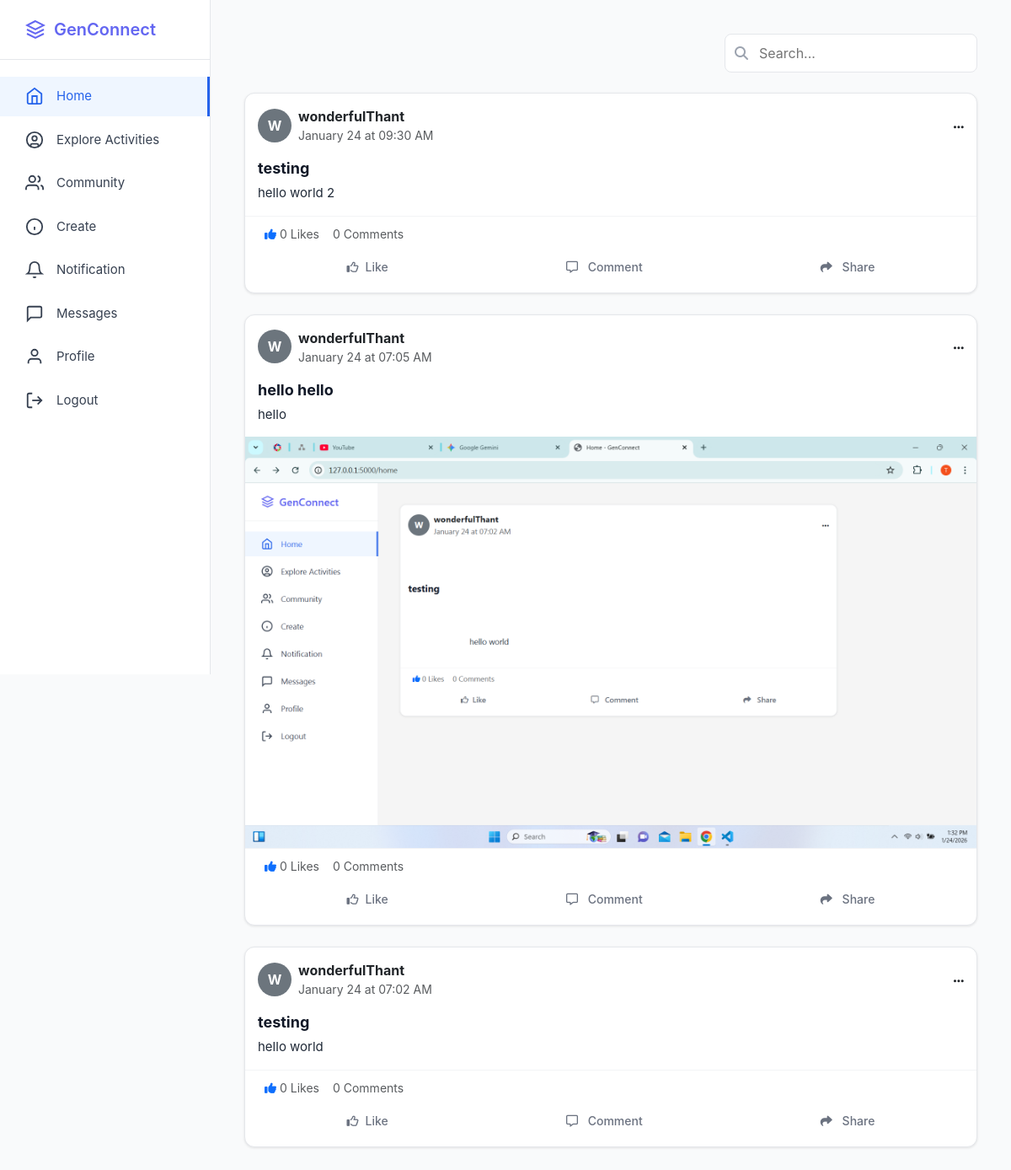
Page /home (signed in) on the committed database.
### app.py (models this page shows, shortened)
class Post(db.Model):
    __tablename__ = 'posts'
    id = db.Column(db.Integer, primary_key=True)
    title = db.Column(db.String(200), nullable=True)
    content = db.Column(db.Text, nullable=False)
    media_file = db.Column(db.String(255), nullable=True) # Replaces image_url
    media_type = db.Column(db.String(10), nullable=True)  # 'image' or 'video'
    user_id = db.Column(db.Integer, db.ForeignKey('users.id'), nullable=False)
    created_at = db.Column(db.DateTime, default=datetime.utcnow)
    comments = db.relationship('Comment', backref='post', lazy=True, cascade='all, delete-orphan')
    likes = db.relationship('Like', backref='post', lazy=True, cascade='all, delete-orphan')
    def user_has_liked(self, user_id):
        return Like.query.filter_by(user_id=user_id, post_id=self.id).first() is not None

class User(db.Model):
    __tablename__ = 'users'
    id = db.Column(db.Integer, primary_key=True)
    username = db.Column(db.String(80), unique=True, nullable=False)
    email = db.Column(db.String(120), unique=True, nullable=False)
    fullname = db.Column(db.String(100), nullable=True)
    password_hash = db.Column(db.String(255), nullable=False)
    bio = db.Column(db.Text, nullable=True)
    interests = db.Column(db.String(255), nullable=True)
    profile_picture = db.Column(db.String(255), default='default.jpg')
    banner_image = db.Column(db.String(255), default='default_banner.jpg')
    member_type = db.Column(db.String(50), default='Youth Member')
    created_at = db.Column(db.DateTime, default=datetime.utcnow)
    posts = db.relationship('Post', backref='author', lazy=True, cascade='all, delete-orphan')
    comments = db.relationship('Comment', backref='author', lazy=True, cascade='all, delete-orphan')
    likes = db.relationship('Like', backref='user', lazy=True, cascade='all, delete-orphan')
    community_memberships = db.relationship('CommunityMember', backref='user', lazy=True, cascade='all, delete-orphan')
    sent_messages = db.relationship('Message', foreign_keys='Message.sender_id', backref='sender', lazy='dynamic', cascade='all, delete-orphan')
    received_messages = db.relationship('Message', foreign_keys='Message.receiver_id', backref='receiver', lazy='dynamic', cascade='all, delete-orphan')
    contacts_initiated = db.relationship('Contact', foreign_keys='Contact.user_id', backref='user', lazy='dynamic', cascade='all, delete-orphan')
    contacts_received = db.relationship('Contact', foreign_keys='Contact.contact_user_id', backref='contact_user', lazy='dynamic', cascade='all, delete-orphan')
    followers = db.relationship('Follow', foreign_keys='Follow.followed_id', backref='followed_user', lazy='dynamic', cascade='all, delete-orphan')
    following = db.relationship('Follow', foreign_keys='Follow.follower_id', backref='follower_user', lazy='dynamic', cascade='all, delete-orphan')

### app.py (the view)
@app.route('/home')
def home():
    if 'user_id' not in session: return redirect(url_for('login'))
    current_user = User.query.get(session['user_id'])
    if not current_user:
        session.clear()
        return redirect(url_for('login'))
    posts = Post.query.order_by(Post.created_at.desc()).all()
    return render_template('home.html', posts=posts, current_user=current_user)

### templates/home.html (shortened to what this page needs)
{% extends "base.html" %}
{% block extra_css %}
<link rel="stylesheet" href="https://cdnjs.cloudflare.com/ajax/libs/font-awesome/6.4.0/css/all.min.css">
{% endblock %}
{% block content %}
<div class="container">
    <aside class="sidebar">
        <div class="sidebar-logo">
            <a href="/" class="logo">
                <svg width="24" height="24" viewBox="0 0 24 24" fill="none" stroke="currentColor" stroke-width="2">
                    <path d="M12 2L2 7l10 5 10-5-10-5z"/>
                    <path d="M2 17l10 5 10-5"/>
                    <path d="M2 12l10 5 10-5"/>
                </svg>
                <span>GenConnect</span>
            </a>
        </div>
        <ul class="sidebar-nav">
            <li>
                <a href="{{ url_for('home') }}" class="active">
                    <svg width="24" height="24" viewBox="0 0 24 24" fill="none" stroke="currentColor" stroke-width="2">
                        <path d="m3 9 9-7 9 7v11a2 2 0 0 1-2 2H5a2 2 0 0 1-2-2z"/>
                        <polyline points="9 22 9 12 15 12 15 22"/>
                    </svg>
                    <span>Home</span>
                </a>
            </li>
            <li>
                <a href="#">
                    <svg width="24" height="24" viewBox="0 0 24 24" fill="none" stroke="currentColor" stroke-width="2">
                        <circle cx="12" cy="12" r="10"/>
                        <circle cx="12" cy="10" r="3"/>
                        <path d="M7 20.662V19a2 2 0 0 1 2-2h6a2 2 0 0 1 2 2v1.662"/>
                    </svg>
                    <span>Explore Activities</span>
                </a>
            </li>
            <li>
                <a href="#">
                    <svg width="24" height="24" viewBox="0 0 24 24" fill="none" stroke="currentColor" stroke-width="2">
                        <path d="M17 21v-2a4 4 0 0 0-4-4H5a4 4 0 0 0-4 4v2"/>
                        <circle cx="9" cy="7" r="4"/>
                        <path d="M23 21v-2a4 4 0 0 0-3-3.87"/>
                        <path d="M16 3.13a4 4 0 0 1 0 7.75"/>
                    </svg>
                    <span>Community</span>
                </a>
            </li>
            <li>
                <a href="{{ url_for('create_post') }}">
                    <svg width="24" height="24" viewBox="0 0 24 24" fill="none" stroke="currentColor" stroke-width="2">
                        <circle cx="12" cy="12" r="10"/>
                        <line x1="12" y1="16" x2="12" y2="12"/>
                        <line x1="12" y1="8" x2="12.01" y2="8"/>
                    </svg>
                    <span>Create</span>
                </a>
            </li>
            <li>
                <a href="/notifications">
                    <svg width="24" height="24" viewBox="0 0 24 24" fill="none" stroke="currentColor" stroke-width="2">
                        <path d="M18 8A6 6 0 0 0 6 8c0 7-3 9-3 9h18s-3-2-3-9"/>
                        <path d="M13.73 21a2 2 0 0 1-3.46 0"/>
                    </svg>
                    <span>Notification</span>
                </a>
            </li>
            <li>
                <a href="{{ url_for('messages') }}">
                    <svg width="24" height="24" viewBox="0 0 24 24" fill="none" stroke="currentColor" stroke-width="2">
                        <path d="M21 15a2 2 0 0 1-2 2H7l-4 4V5a2 2 0 0 1 2-2h14a2 2 0 0 1 2 2z"/>
                    </svg>
                    <span>Messages</span>
                </a>
            </li>
            <li>
                <a href="{{ url_for('profile') }}">
                    <svg width="24" height="24" viewBox="0 0 24 24" fill="none" stroke="currentColor" stroke-width="2">
                        <path d="M20 21v-2a4 4 0 0 0-4-4H8a4 4 0 0 0-4 4v2"/>
                        <circle cx="12" cy="7" r="4"/>
                    </svg>
                    <span>Profile</span>
                </a>
            </li>
            <li>
                <a href="{{ url_for('logout') }}">
                    <svg width="24" height="24" viewBox="0 0 24 24" fill="none" stroke="currentColor" stroke-width="2">
                        <path d="M9 21H5a2 2 0 0 1-2-2V5a2 2 0 0 1 2-2h4"/>
                        <polyline points="16 17 21 12 16 7"/>
                        <line x1="21" y1="12" x2="9" y2="12"/>
                    </svg>
                    <span>Logout</span>
                </a>
            </li>
        </ul>
    </aside>
    <main class="main-feed">
        <div class="search-section mb-4" style="display: flex; justify-content: flex-end;">
            <form action="{{ url_for('search') }}" method="GET" style="position: relative; width: 300px;">
                <input type="text" name="q" placeholder="Search..."
                       style="width: 100%; padding: 10px 15px 10px 40px; border: 1px solid #e5e7eb; border-radius: 8px; outline: none;">
                <i class="fas fa-search" style="position: absolute; left: 12px; top: 50%; transform: translateY(-50%); color: #9ca3af;"></i>
            </form>
        </div>
        <div class="feed-posts">
            {% if posts %}
                {% for post in posts %}
                <div class="post" id="post-container-{{ post.id }}">
                    <div id="post-visible-{{ post.id }}">
                        <div class="post-header">
                            <div class="d-flex align-items-center gap-2">
                                <div class="rounded-circle bg-secondary text-white d-flex justify-content-center align-items-center" style="width: 40px; height: 40px; font-weight: bold;">
                                    {{ post.author.username[0] | upper }}
                                </div>
                                <div>
                                    <div class="fw-bold text-dark">{{ post.author.username }}</div>
                                    <div class="text-muted small">{{ post.created_at.strftime('%B %d at %I:%M %p') }}</div>
                                </div>
                            </div>
                            <div class="dropdown">
                                <button class="btn btn-link text-dark text-decoration-none p-0" type="button" data-bs-toggle="dropdown">
                                    <i class="fas fa-ellipsis-h"></i>
                                </button>
                            </div>
                        </div>
                        <a href="{{ url_for('post_details', post_id=post.id) }}" class="text-decoration-none text-dark">
                            {% if post.title %}
                            <div class="post-title">{{ post.title }}</div>
                            {% endif %}
                            <div class="post-content">{{ post.content }}</div>
                            {% if post.media_file %}
                                <div class="post-media">
                                    {% if post.media_type == 'video' %}
                                        <video src="{{ url_for('uploaded_file', filename=post.media_file) }}" controls></video>
                                    {% else %}
                                        <img src="{{ url_for('uploaded_file', filename=post.media_file) }}" alt="Post content">
                                    {% endif %}
                                </div>
                            {% endif %}
                        </a>
                        <div class="post-footer">
                            <div class="d-flex align-items-center gap-3 px-2 mb-2 small text-muted">
                                <span><i class="fas fa-thumbs-up text-primary"></i> {{ post.likes|length }} Likes</span>
                                <span>{{ post.comments|length }} Comments</span>
                            </div>
                            <div class="d-flex justify-content-around">
                                <a href="{{ url_for('like_post', post_id=post.id) }}" class="btn btn-light flex-grow-1">
                                    {% if post.user_has_liked(current_user.id) %}
                                        <i class="fas fa-thumbs-up text-primary me-2"></i><span class="text-primary">Like</span>
                                    {% else %}
                                        <i class="far fa-thumbs-up me-2"></i>Like
                                    {% endif %}
                                </a>
                                <a href="{{ url_for('post_details', post_id=post.id) }}" class="btn btn-light flex-grow-1">
                                    <i class="far fa-comment-alt me-2"></i> Comment
                                </a>
                                <button class="btn btn-light flex-grow-1">
                                    <i class="fas fa-share me-2"></i> Share
                                </button>
                            </div>
                        </div>
                    </div>
                </div>
                {% endfor %}
            {% endif %}
        </div>
    </main>
</div>
{% endblock %}

### templates/base.html (shortened to what this page needs)
<!DOCTYPE html>
<html lang="en">
<head>
    <link href="https://cdn.jsdelivr.net/npm/bootstrap@5.3.0/dist/css/bootstrap.min.css" rel="stylesheet">
    {% block extra_css %}{% endblock %}
</head>
<body>
    {% block content %}{% endblock %}
</body>
</html>

### templates/base.html (style rules this page uses)
* { margin: 0; padding: 0; box-sizing: border-box; }
body { font-family: -apple-system, BlinkMacSystemFont, 'Segoe UI', Roboto, Oxygen, Ubuntu, Cantarell, sans-serif; background-color: #f5f5f5; color: #333; }
.logo { display: flex; align-items: center; gap: 10px; font-size: 20px; font-weight: 600; color: #6366f1; text-decoration: none; }
.logo svg { width: 24px; height: 24px; }
.btn { padding: 10px 20px; border-radius: 8px; border: none; cursor: pointer; font-size: 14px; font-weight: 500; text-decoration: none; display: inline-block; transition: all 0.2s; }
.sidebar { position: fixed; left: 0; top: 60px; width: 250px; height: calc(100vh - 60px); background-color: white; border-right: 1px solid #e0e0e0; padding: 20px 0; }
.sidebar-nav { list-style: none; }
.sidebar-nav li { margin: 5px 0; }
.sidebar-nav a { display: flex; align-items: center; gap: 15px; padding: 12px 30px; text-decoration: none; color: #333; transition: background-color 0.2s; }
.sidebar-nav a.active { background-color: #eff6ff; color: #2563eb; border-right: 3px solid #2563eb; }
.sidebar-nav svg { width: 22px; height: 22px; }

### templates/home.html (style rules this page uses)
body { background-color: #f9fafb; }
.container { display: flex; min-height: 100vh; max-width: 100%; padding: 0; }
.sidebar { position: fixed; left: 0; top: 0; width: 250px; height: 100vh; background-color: white; border-right: 1px solid #e5e7eb; padding: 20px 0; z-index: 100; }
.sidebar-logo { padding: 0 30px 20px; border-bottom: 1px solid #e5e7eb; margin-bottom: 20px; }
.logo { display: flex; align-items: center; gap: 10px; font-size: 20px; font-weight: 600; color: #6366f1; text-decoration: none; }
.sidebar-nav { list-style: none; padding: 0; margin: 0; }
.sidebar-nav li { margin: 5px 0; }
.sidebar-nav a { display: flex; align-items: center; gap: 15px; padding: 12px 30px; text-decoration: none; color: #374151; transition: all 0.2s; font-size: 15px; }
.sidebar-nav a.active { background-color: #eff6ff; color: #2563eb; border-right: 3px solid #2563eb; }
.main-feed { margin-left: 250px; flex: 1; padding: 40px; width: calc(100% - 250px); }
.feed-posts { max-width: 1200px; margin: 0 auto; width: 100%; }
.post { background: white; border-radius: 12px; box-shadow: 0 1px 3px rgba(0, 0, 0, 0.1); margin-bottom: 25px; border: 1px solid #e5e7eb; overflow: visible; }
.post-header { padding: 15px; display: flex; justify-content: space-between; align-items: center; }
.post-title { padding: 0 15px 5px 15px; font-size: 18px; font-weight: 700; color: #111827; text-align: left; margin: 0; display: block; }
.post-content { padding: 0 15px 15px 15px; font-size: 15px; line-height: 1.5; color: #1f2937; white-space: pre-wrap; text-align: left; margin: 0; display: block; }
.post-media { background-color: #f3f4f6; display: flex; justify-content: center; align-items: center; }
.post-media img, .post-media video { max-height: 600px; width: 100%; object-fit: contain; }
.post-footer { padding: 10px 15px; border-top: 1px solid #f3f4f6; }
.btn-light { background: transparent; border: none; color: #6b7280; transition: color 0.2s; }

### rows in the picture
Post: author "W", author.username "wonderfulThant", created_at "January 24 at 09:30 AM", title "testing", content "hello world 2", likes|length "0", comments|length "0", shows "Like"
Post: author "W", author.username "wonderfulThant", created_at "January 24 at 07:05 AM", title "hello hello", content "hello", media_file (picture), likes|length "0", comments|length "0", shows "Like"
Post: author "W", author.username "wonderfulThant", created_at "January 24 at 07:02 AM", title "testing", content "hello world", likes|length "0", comments|length "0", shows "Like"
